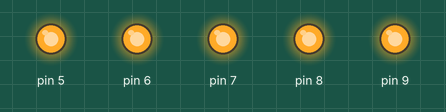
This sketch was run on a simulated Arduino Uno, built with avr-gcc and run on an emulated ATmega328P. Parts: output pins drawn as LEDs (lit = HIGH).

Above: at 0.2 s.
At 0.7 s:
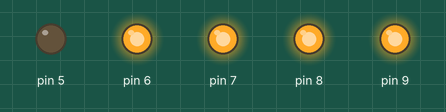
At 2.2 s:
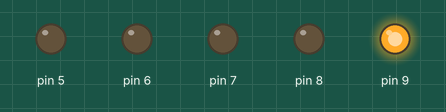
At 3.7 s:
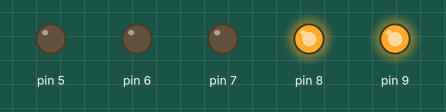
At 5.7 s:
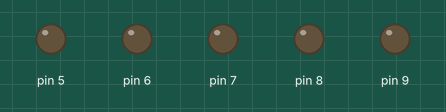
At 7.2 s:
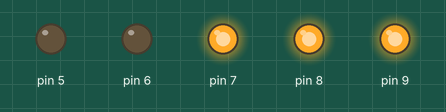
Timing chart, 0 to 7.8 s (numbered marks = the images above):
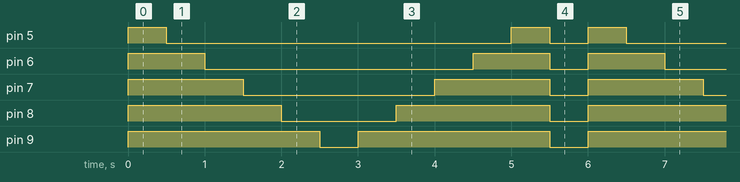

The sketch:

Arduino_jun21.ino
```cpp
void setup() {
  for (int j = 5; j < 10; j++) {
    pinMode(j, OUTPUT);
  }
}

void loop() {
  for (int m = 5; m < 10; m++) {
    digitalWrite(m, HIGH);
  }
  delay(500);
  for (int x = 5; x < 10; x++) {
    digitalWrite(x, LOW);
    delay(500);
  }
  for (int x = 9; x > 4; x--) {
    digitalWrite(x, HIGH);
    delay(500);
  }
  for (int m = 5; m < 10; m++) {
    digitalWrite(m, LOW);
  }
  delay(500);
}
```

Measured:
- by itself, pin 5: repeats every 6.0 s: LOW 4.5 s, HIGH 0.50 s, LOW 0.50 s, HIGH 0.50 s
- by itself, pin 6: repeats every 6.0 s: LOW 3.5 s, HIGH 1.0 s, LOW 0.50 s, HIGH 1.0 s
- by itself, pin 7: repeats every 6.0 s: LOW 2.5 s, HIGH 1.5 s, LOW 0.50 s, HIGH 1.5 s
- by itself, pin 8: repeats every 6.0 s: LOW 1.5 s, HIGH 2.0 s, LOW 0.50 s, HIGH 2.0 s
- by itself, pin 9: alternates HIGH for 2.5 s and LOW for 0.50 s
